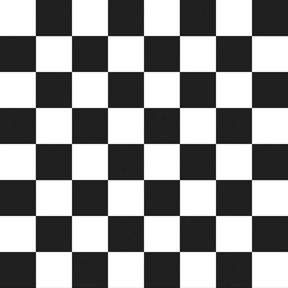
%> input picture transformations/images/checkboard.jpg, 288 x 288 px
$ octave main.m   (GNU Octave 9; MATLAB toolbox functions it lacks are replaced by stand-ins)
%> lines starting %> are read from the running program, lines starting %| are printed output that depends on the picture
### transformations/code/local_from_points.m
function [pts,alpha] = local_from_points(points_prefix, sigma)

im1_x = dlmread(sprintf('%s%s',points_prefix,'_im1_x.out'));
im1_y = dlmread(sprintf('%s%s',points_prefix,'_im1_y.out'));
im2_x = dlmread(sprintf('%s%s',points_prefix,'_im2_x.out'));
im2_y = dlmread(sprintf('%s%s',points_prefix,'_im2_y.out'));

X = [im1_x; im1_y];
Y = [im2_x; im2_y];

K = eye(size(X,2));

for i=1:size(X,2)
  for j=1:size(Y,2)
    if(i ~= j)
      a = X(:,i);
      b = X(:,j);
      K(i,j) = gauss_kernel( a , b , sigma);
    end
  end
end
K = K
V = (Y(1,:)-X(1,:))
alpha_x = K \ (Y(1,:)-X(1,:))';
alpha_y = K \ (Y(2,:)-X(2,:))';

alpha = [alpha_x'; alpha_y'];
pts = Y;

### transformations/code/main.m
% main.m - generates all the images shown in the writeup

% images
checker_fn = '../images/checkboard.jpg';
checker = imread(checker_fn);
%> checker is the input picture: size 288x288 uint8; min 18, max 255, mean 142.7
face1_fn = '../images/face1.png';
face1 = rgb2gray(imread(face1_fn));
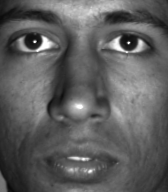
%> input picture transformations/images/face1.png, 168 x 192 px
%> face1: size 192x168 uint8; min 7, max 255, mean 94.4
face2_fn = '../images/face2.png';
face2 = rgb2gray(imread(face2_fn));
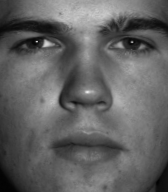
%> input picture transformations/images/face2.png, 168 x 192 px
%> face2: size 192x168 uint8; min 2, max 235, mean 98
face3_fn = '../images/face3.png';
face3 = rgb2gray(imread(face3_fn));
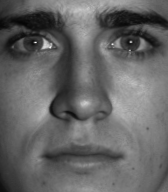
%> input picture transformations/images/face3.png, 168 x 192 px
%> face3: size 192x168 uint8; min 5, max 252, mean 101.1

% [44 lines of commented-out code are left out]

sigma = 40
%show_points(face3_fn, face3_fn, '../data/face_7');
[pts,alpha] = local_from_points('../data/face_7', sigma)
%> the run ends on the next line
